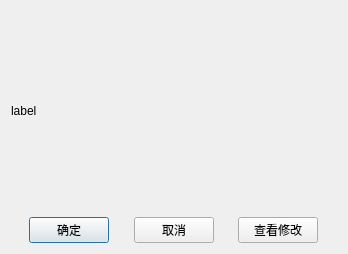
<?xml version="1.0" encoding="UTF-8"?>
<ui version="4.0">
 <class>SaveFileDialog</class>
 <widget class="QDialog" name="SaveFileDialog">
  <property name="geometry">
   <rect>
    <x>0</x>
    <y>0</y>
    <width>348</width>
    <height>254</height>
   </rect>
  </property>
  <property name="windowTitle">
   <string>Dialog</string>
  </property>
  <layout class="QGridLayout" name="gridLayout_2" rowstretch="3,1">
   <item row="0" column="0">
    <layout class="QGridLayout" name="gridLayout_main">
     <item row="0" column="0">
      <widget class="QLabel" name="label_notify">
       <property name="text">
        <string>label</string>
       </property>
      </widget>
     </item>
    </layout>
   </item>
   <item row="1" column="0">
    <layout class="QHBoxLayout" name="horizontalLayout">
     <item>
      <spacer name="horizontalSpacer">
       <property name="orientation">
        <enum>Qt::Horizontal</enum>
       </property>
       <property name="sizeHint" stdset="0">
        <size>
         <width>40</width>
         <height>20</height>
        </size>
       </property>
      </spacer>
     </item>
     <item>
      <widget class="QPushButton" name="pushButton_ok">
       <property name="text">
        <string>确定</string>
       </property>
      </widget>
     </item>
     <item>
      <spacer name="horizontalSpacer_2">
       <property name="orientation">
        <enum>Qt::Horizontal</enum>
       </property>
       <property name="sizeHint" stdset="0">
        <size>
         <width>40</width>
         <height>20</height>
        </size>
       </property>
      </spacer>
     </item>
     <item>
      <widget class="QPushButton" name="pushButton_cancel">
       <property name="text">
        <string>取消</string>
       </property>
      </widget>
     </item>
     <item>
      <spacer name="horizontalSpacer_4">
       <property name="orientation">
        <enum>Qt::Horizontal</enum>
       </property>
       <property name="sizeHint" stdset="0">
        <size>
         <width>40</width>
         <height>20</height>
        </size>
       </property>
      </spacer>
     </item>
     <item>
      <widget class="QPushButton" name="pushButton_checkModify">
       <property name="text">
        <string>查看修改</string>
       </property>
      </widget>
     </item>
     <item>
      <spacer name="horizontalSpacer_3">
       <property name="orientation">
        <enum>Qt::Horizontal</enum>
       </property>
       <property name="sizeHint" stdset="0">
        <size>
         <width>40</width>
         <height>20</height>
        </size>
       </property>
      </spacer>
     </item>
    </layout>
   </item>
  </layout>
 </widget>
 <resources/>
 <connections/>
</ui>
